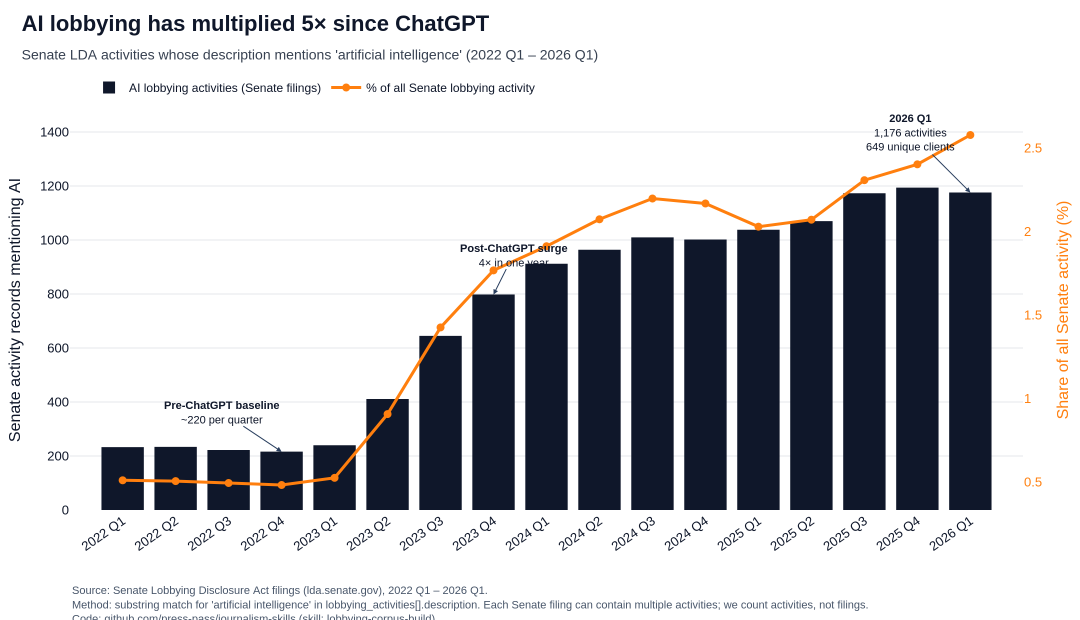
#> input picture charts/01_ai_lobbying_boom.png, 2160 x 1240 px (shown at 1/2 size)
$ python eval_chart.py --charts_dir ../../../charts --out_md out.png
#> lines starting #> are read from the running program, lines starting #| are printed output that depends on the picture
#> in score_chart, img is the input picture: PIL image 2160x1240 RGBA; mean R, G, B, A 199.1, 200.2, 203.9, 255
"""Deterministic chart self-evaluator.

Combines:
  1. ChartMimic-style structural checks on the rendered PNG (text presence,
     color count, axis-tick legibility, aspect ratio, file size sanity).
  2. JSON-sidecar verifiability checks (every chart must ship a sidecar that
     contains a `data` array large enough to reconstruct the chart).
  3. A Tufte / FT Visual Vocabulary 6-point checklist that grades the chart
     against journalism-defensible criteria.

The output is a markdown report + a single per-chart JSON score.
Designed to run inside the lobbypress-analysis docker image (no network).
"""
from __future__ import annotations
import argparse, json, sys, statistics
from pathlib import Path
from PIL import Image
import numpy as np


# 6 Tufte / FT principles we can grade deterministically + heuristically:
#  1. data-ink ratio: is the chart mostly data, not decoration?
#     proxy: the share of non-white pixels in the central 70% of the canvas.
#  2. graphical integrity (lie factor): does the chart use a linear axis?
#     proxy: the sidecar declares `axis_transform: linear` (default true unless overridden).
#  3. clear labeling: does the chart have a title, x-axis title, y-axis title?
#     proxy: presence of the strings in the sidecar; min text density on image.
#  4. no chartjunk: small number of distinct colors (<= 8 hues).
#     proxy: count distinct quantized colors in the image.
#  5. appropriate chart type for the message (FT Visual Vocabulary):
#     proxy: the sidecar declares `ft_category` and the title contains a verb that
#     matches the category (e.g. "rise" → change-over-time).
#  6. provenance: footer text and sidecar both name the data source.

FT_VERB_BY_CATEGORY = {
    "change-over-time": ["rise", "fall", "grow", "drop", "since", "over time", "boom", "rush", "trend"],
    "magnitude": ["dominate", "largest", "biggest", "most", "factory"],
    "deviation": ["vs", "gap", "difference", "more", "less"],
    "ranking": ["top", "leaderboard", "where", "rank"],
    "correlation": ["correlate", "vs"],
    "distribution": ["distribution"],
    "part-to-whole": ["share", "of all", "percentage"],
    "spatial": ["map", "geographic", "state"],
    "flow": ["flow", "to", "from"],
}


def _quantized_unique_colors(img: Image.Image, bits: int = 4) -> int:
    """Count distinct quantized colors in an image (excluding pure white)."""
    arr = np.array(img.convert("RGB"))
    shift = 8 - bits
    q = (arr >> shift) << shift
    flat = q.reshape(-1, 3)
    # exclude near-white (>= 0xF0,0xF0,0xF0)
    mask = ~((flat[:, 0] >= 0xF0) & (flat[:, 1] >= 0xF0) & (flat[:, 2] >= 0xF0))
    keep = flat[mask]
    if keep.size == 0:
        return 0
    uniq = np.unique(keep.view(np.dtype((np.void, keep.dtype.itemsize * 3))))
    return int(uniq.size)


def _non_white_ratio(img: Image.Image) -> float:
    arr = np.array(img.convert("L"))
    h, w = arr.shape
#> h = 1240; w = 2160
    central = arr[int(0.15 * h):int(0.85 * h), int(0.05 * w):int(0.95 * w)]
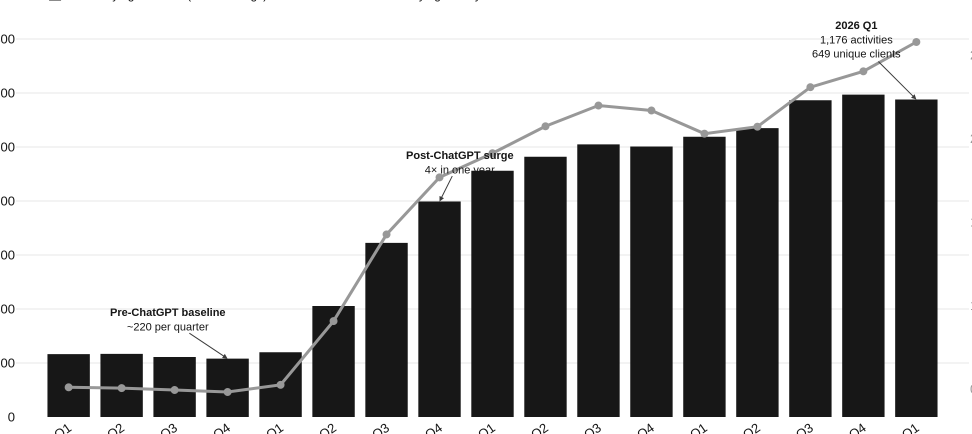
#> central: shape (868, 1944) (shown at 1/2 size); min 22, max 255, mean 174.2
    nw = (central < 245).mean()
#> nw = 0.37
    return float(nw)


def score_chart(png_path: Path, json_path: Path) -> dict:
    sidecar = json.loads(json_path.read_text()) if json_path.exists() else {}
    img = Image.open(png_path)
    score = {}
    notes = []

    # 1. data-ink (proxy)
    ratio = _non_white_ratio(img)
#> ratio = 0.37
    score["data_ink_ratio"] = round(ratio, 3)
    if ratio < 0.06:
        score["data_ink_grade"] = 1
        notes.append("Very low non-white density — chart may be too sparse.")
    elif ratio > 0.55:
        score["data_ink_grade"] = 1
        notes.append("Very high non-white density — heavy decoration or background fill.")
    else:
        score["data_ink_grade"] = 3

    # 2. graphical integrity (default linear)
    transform = sidecar.get("axis_transform", "linear")
    score["axis_transform"] = transform
    score["graphical_integrity_grade"] = 3 if transform == "linear" else 2

    # 3. clear labeling
    title = sidecar.get("title", "")
    score["has_title"] = bool(title and len(title) > 8)
    score["clear_labeling_grade"] = 3 if score["has_title"] else 1
    if not score["has_title"]:
        notes.append("Sidecar is missing a title; cannot verify labeling.")

    # 4. no chartjunk (color count)
    n_colors = _quantized_unique_colors(img, bits=3)
#> in _quantized_unique_colors, `q = (arr >> shift) << shift`:
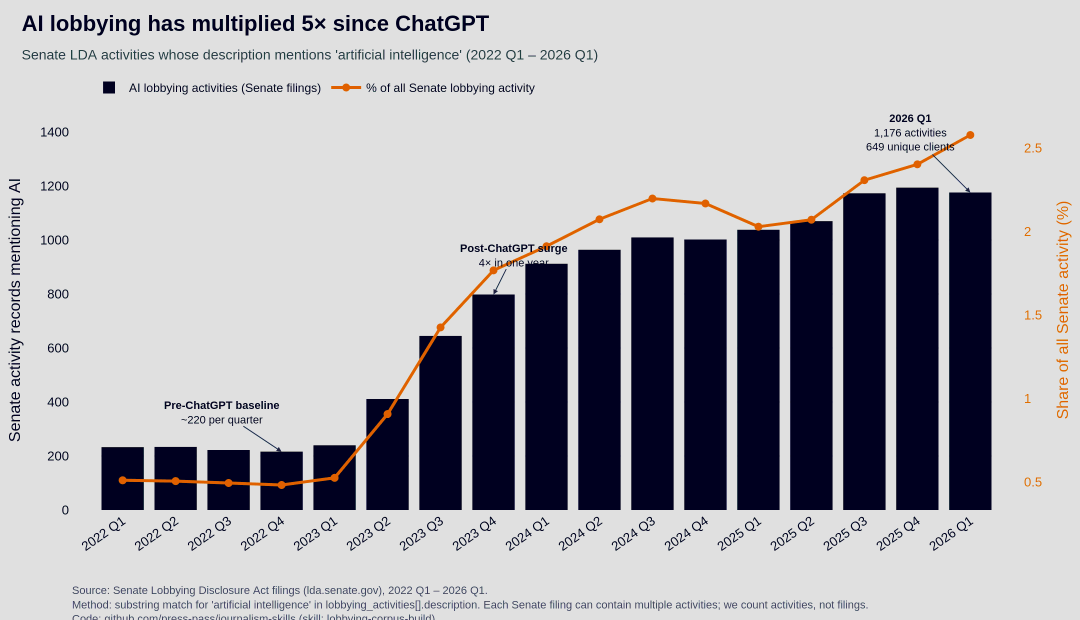
#> q: shape (1240, 2160, 3) (shown at 1/2 size); mean R, G, B 172.2, 171.6, 178.2
#> n_colors = 63
    score["distinct_colors"] = n_colors
    if n_colors <= 24:
        score["no_chartjunk_grade"] = 3
    elif n_colors <= 64:
        score["no_chartjunk_grade"] = 2
        notes.append(f"{n_colors} distinct quantized colors — consider reducing palette.")
    else:
        score["no_chartjunk_grade"] = 1
        notes.append(f"{n_colors} distinct quantized colors — chart looks busy.")

    # 5. FT Visual Vocabulary appropriateness
    cat = sidecar.get("ft_category")
    if cat:
        verbs = FT_VERB_BY_CATEGORY.get(cat, [])
        if any(v in title.lower() for v in verbs):
            score["ft_match_grade"] = 3
        else:
            score["ft_match_grade"] = 2
            notes.append(f"FT category '{cat}' not obvious from title verbs.")
    else:
        score["ft_match_grade"] = 2  # neutral if unspecified
        notes.append("No ft_category declared in sidecar — cannot grade chart-type-to-message fit.")

    # 6. provenance
    has_source = "source" in sidecar or "method" in sidecar
    score["has_provenance"] = bool(has_source)
    score["provenance_grade"] = 3 if has_source else 1
    if not has_source:
        notes.append("Sidecar does not document the data source/method.")

    # 7. verifiability (sidecar must have data array)
    data_rows = len(sidecar.get("data") or sidecar.get("rows") or [])
    score["data_rows_in_sidecar"] = data_rows
    score["verifiability_grade"] = 3 if data_rows >= 3 else 1
    if data_rows < 3:
        notes.append("Sidecar contains <3 data rows; chart cannot be reconstructed.")

    # composite
    grade_keys = [k for k in score if k.endswith("_grade")]
#> grade_keys = ['data_ink_grade', 'graphical_integrity_grade', 'clear_labeling_grade', 'no_chartjunk_grade', 'ft_match_grade', 'provenance_grade', 'verifiability_grade']
    composite = round(statistics.mean(score[k] for k in grade_keys), 2)
#> composite = 1.86
    score["composite"] = composite
    score["notes"] = notes
    return score


def main():
    ap = argparse.ArgumentParser()
    ap.add_argument("--charts_dir", required=True)
    ap.add_argument("--out_md", required=True)
    args = ap.parse_args()
    cdir = Path(args.charts_dir)
    pngs = sorted(cdir.glob("*.png"))
    rows = []
    md_lines = ["# Chart self-evaluation\n",
                "Each chart was scored 0–3 on seven dimensions inspired by the Tufte principles + FT Visual Vocabulary.\n"]
    md_lines.append("| Chart | Composite | Data-ink | Integrity | Labeling | Chartjunk | FT match | Provenance | Verifiability |")
    md_lines.append("|---|---:|---:|---:|---:|---:|---:|---:|---:|")
    for png in pngs:
        sidecar = png.with_suffix(".json")
        s = score_chart(png, sidecar)
#> s = 15 items
        rows.append({"chart": png.name, **s})
        md_lines.append(
            f"| {png.name} | **{s['composite']}** | {s['data_ink_grade']} | {s['graphical_integrity_grade']} | {s['clear_labeling_grade']} | {s['no_chartjunk_grade']} | {s['ft_match_grade']} | {s['provenance_grade']} | {s['verifiability_grade']} |"
        )
#> pass 2 of the loop in main, `for png in pngs:`:
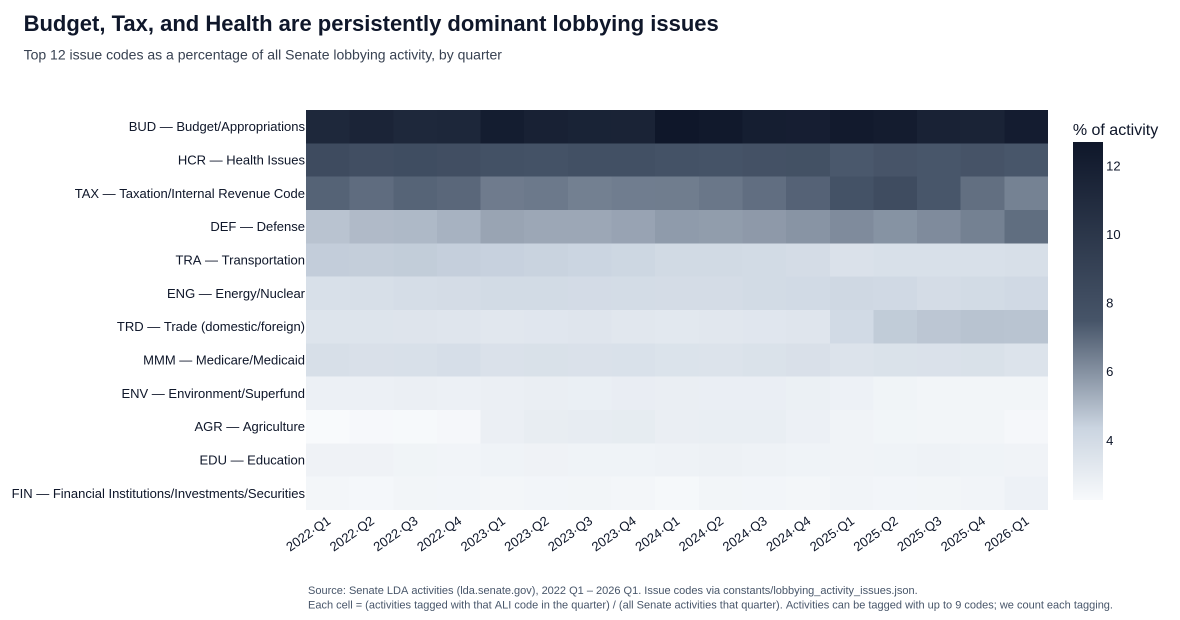
#> input picture charts/02_issue_heatmap.png, 2360 x 1240 px (shown at 1/2 size)
#> in score_chart, img is the input picture: PIL image 2360x1240 RGBA; mean R, G, B, A 216.6, 220.1, 225.1, 255
#> in _non_white_ratio (call 2), `central = arr[int(0.15 * h):int(0.85 * h), int(0.05 * w):int(0.95 * w)]`:
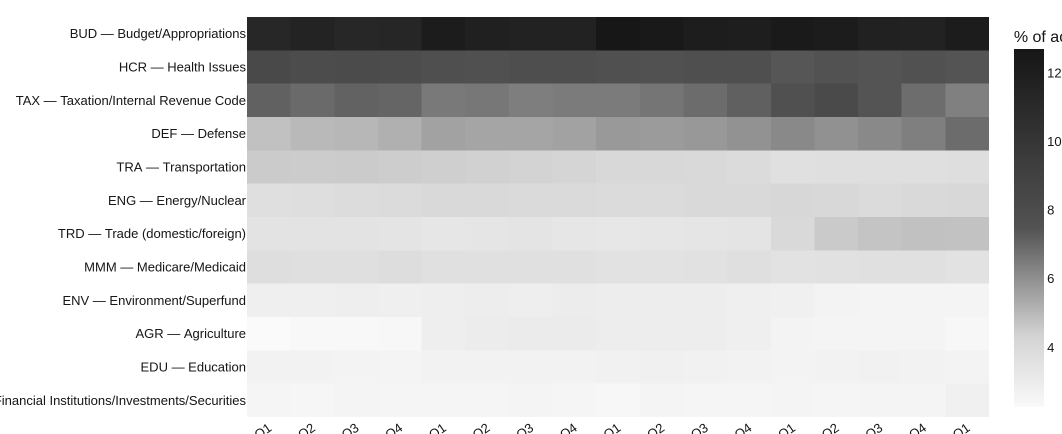
#> central: shape (868, 2124) (shown at 1/2 size); min 23, max 255, mean 203.7
#> nw = 0.636
#> in _quantized_unique_colors (call 2), `q = (arr >> shift) << shift`:
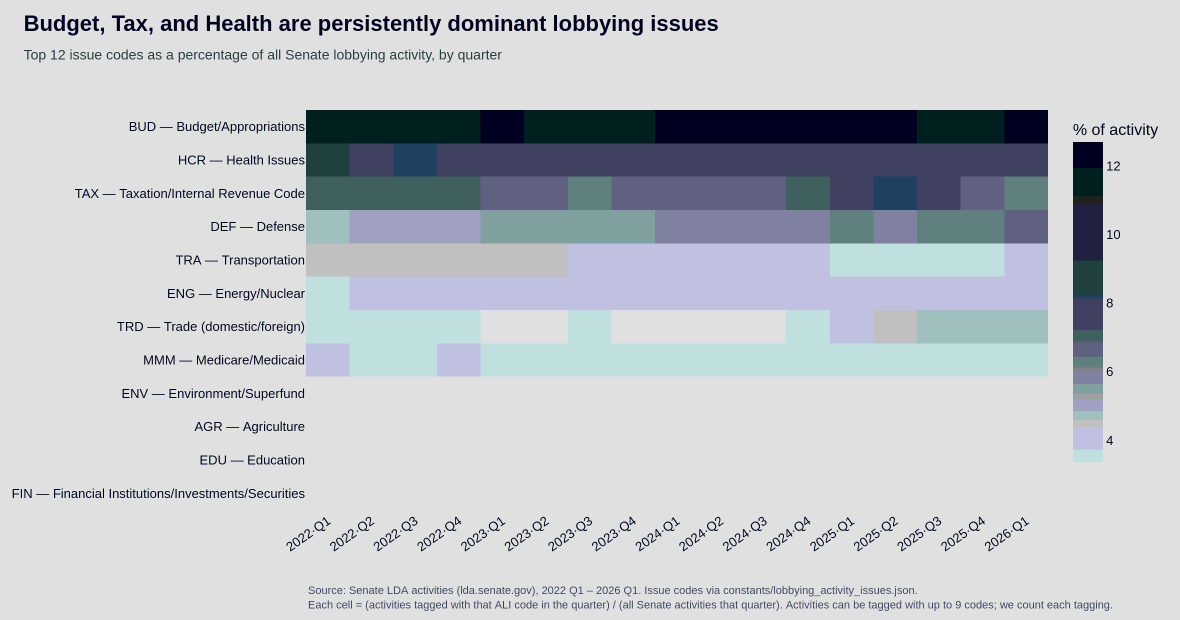
#> q: shape (1240, 2360, 3) (shown at 1/2 size); mean R, G, B 192.1, 195.9, 201.1
#> n_colors = 22
#> composite = 1.71
    md_lines.append("")
    for r in rows:
        md_lines.append(f"### {r['chart']}")
        if r["notes"]:
            for n in r["notes"]:
                md_lines.append(f"- {n}")
        else:
            md_lines.append("- No issues flagged.")
        md_lines.append("")
#> this loop made 2 passes
#> after the loop, md_lines = 21 items
    Path(args.out_md).write_text("\n".join(md_lines))
    # also dump JSON
    Path(args.out_md).with_suffix(".json").write_text(json.dumps(rows, indent=2))
    print(f"wrote {args.out_md}", file=sys.stderr)


if __name__ == "__main__":
    main()
